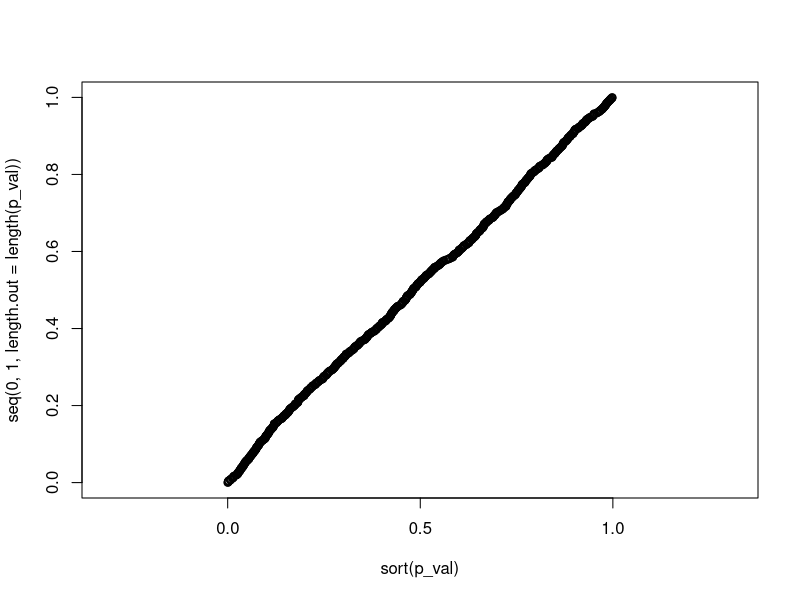

Write the R code that produced this figure.
rm(list=ls())
trials <- 1000
n1 <- 1000; n2 <- 1000
p_val <- sapply(1:trials, function(trial){
  set.seed(trial)
  x <- rnorm(n1)
  y <- rnorm(n2)

  mean1 <- mean(x); mean2 <- mean(y)
  cov1 <- var(x); cov2 <- var(y)
  combined_cov <- ((n1-1)*cov1 + (n2-1)*cov2)/(n1+n2-2)
  test_stat <- (n1*n2)*(mean1 - mean2)^2/(combined_cov * (n1+n2))

  test_stat

  p <- 1; m <- n1+n2-2
  p_val <- 1-stats::pf((m-p+1)/(p*m)*test_stat, df1 = p, df2 = m-p+1)

  p_val
})

plot(sort(p_val), seq(0,1,length.out=length(p_val)), asp = T)
